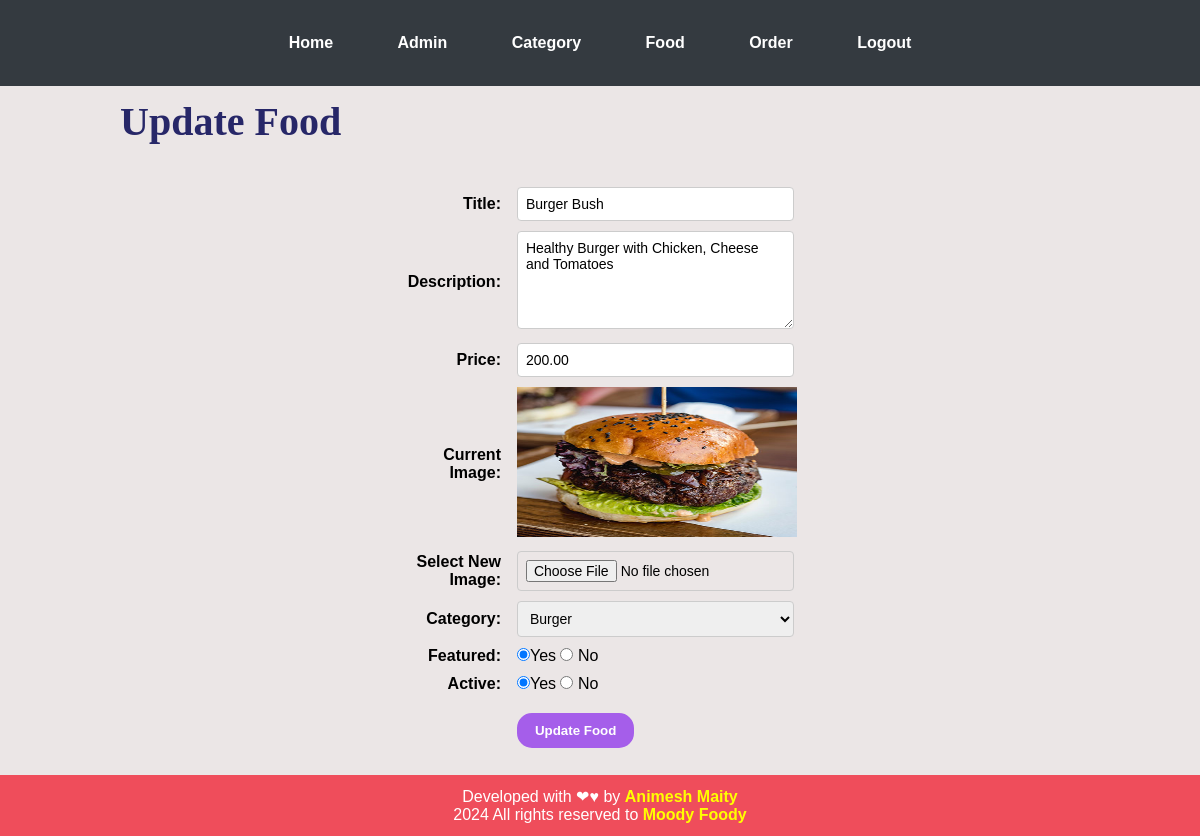
Screenshot of /admin/update-food.php?id=37 (signed in) with the database file from the repository.
### tables this page shows
CREATE TABLE `tbl_food` (
  `id` int UNSIGNED NOT NULL,
  `title` varchar(100) NOT NULL,
  `description` text NOT NULL,
  `price` decimal(10,2) NOT NULL,
  `image_name` varchar(255) NOT NULL,
  `category_id` int UNSIGNED NOT NULL,
  `featured` varchar(10) NOT NULL,
  `active` varchar(10) NOT NULL
);

CREATE TABLE `tbl_category` (
  `id` int UNSIGNED NOT NULL,
  `title` varchar(100) NOT NULL,
  `image_name` varchar(255) NOT NULL,
  `featured` varchar(10) NOT NULL,
  `active` varchar(10) NOT NULL
);

### admin/update-food.php (the view, shortened to what this page needs)
<?php include("partials/menu.php");  ?>
<?php
if (isset($_GET['id'])) {
    $id = $_GET['id'];
    $sql2 = "SELECT * FROM tbl_food WHERE id='$id'";
    $res2 = mysqli_query($conn, $sql2);
    if ($res2) {
        $row2 = mysqli_fetch_assoc($res2);
        $title = $row2['title'];
        $description = $row2['description'];
        $price = $row2['price'];
        $current_image = $row2['image_name'];
        $current_category = $row2['category_id'];
        $featured = $row2['featured'];
        $active = $row2['active'];
    } else {
        header('location:' . SITEURL . 'admin/manage-food.php');
        exit();
    }
} else {
    header('location:' . SITEURL . 'admin/manage-food.php');
    exit();
}
?>
<div class="main-content">
    <div class="wrapper">
        <h1>Update Food</h1>
        <br><br>
        <form action="" method="POST" enctype="multipart/form-data">
            <table class="tbl-30">
                <tr>
                    <td class="label-cell">Title:</td>
                    <td><input type="text" name="title" value="<?php echo $title; ?>" class="input-field"></td>
                </tr>
                <tr>
                    <td class="label-cell">Description: </td>
                    <td>
                        <textarea name="description" cols="37" rows="5" value="Hello" class="input-field"><?php echo $description; ?></textarea>
                    </td>
                </tr>
                <tr>
                    <td class="label-cell">Price:</td>
                    <td>
                        <input type="number" name="price" value="<?php echo $price; ?>" class="input-field">
                    </td>
                </tr>
                <tr>
                    <td class="label-cell">Current Image: </td>
                    <td>
                        <?php
                        if ($current_image == "") {
                            echo "<div class='error'>Image Not Available.</div>";
                        } else {
                        ?>
                            <img src="<?php echo SITEURL; ?>images/food/<?php echo $current_image; ?>" alt="<?php echo $title; ?>" width="280px" height="150px">
                        <?php
                        }
                        ?>
                    </td>
                </tr>
                <tr>
                    <td class="label-cell">Select New Image: </td>
                    <td>
                        <input type="file" name="image" class="input-field">
                    </td>
                </tr>
                <tr>
                    <td class="label-cell">Category:</td>
                    <td>
                        <select name="category" class="input-field">
                            <?php
                            $sql = "SELECT * FROM tbl_category WHERE active='YES'";
                            $res = mysqli_query($conn, $sql);
                            $count = mysqli_num_rows($res);
                            if ($count > 0) {
                                while ($row = mysqli_fetch_assoc($res)) {
                                    $category_title = $row["title"];
                                    $category_id = $row['id'];
                            ?>
                                    <option <?php if ($current_category == $category_id) {
                                                echo 'selected';
                                            } ?> value="<?php echo $category_id; ?>"><?php echo $category_title; ?></option>
                            <?php
                                }
                            } else {
                                echo "<option value='0'>Category Not Available.</option>";
                            }
                            ?>
                    </td>
                </tr>
                <tr>
                    <td class="label-cell">Featured:</td>
                    <td>
                        <input <?php if ($featured == 'Yes') {
                                    echo 'checked';
                                } ?> type="radio" name="featured" value="Yes">Yes
                        <input <?php if ($featured == 'No') {
                                    echo 'checked';
                                } ?> type="radio" name="featured" value="No"> No
                    </td>
                </tr>
                <tr>
                    <td class="label-cell">Active:</td>
                    <td>
                        <input <?php if ($active == 'Yes') {
                                    echo 'checked';
                                } ?> type="radio" name="active" value="Yes">Yes
                        <input <?php if ($active == 'No') {
                                    echo 'checked';
                                } ?> type="radio" name="active" value="No"> No
                    </td>
                </tr>
                <tr>
                    <td colspan="1"><br><br><br></td>
                    <td>
                        <input type="submit" name="submit" value="Update Food" class="btn-secondary">
                    </td>
                </tr>
            </table>
        </form>
    </div>
</div>
<?php include("partials/footer.php"); ?>

### css/admin.css (style rules this page uses)
* { margin: 0; padding: 0; font-family: 'Gill Sans', 'Gill Sans MT', Calibri, 'Trebuchet MS', sans-serif; }
h1 { font-family: cursive; font-size: 40px; color: #272768; }
.wrapper { padding: 1%; width: 80%; margin: 0 auto; }
.tbl-30 { width: 100%; max-width: 400px; margin: 0 auto; }
.label-cell { padding-right: 10px; text-align: right; font-weight: bold; }
.input-field { width: 100%; padding: 8px; border: 1px solid #ccc; border-radius: 4px; box-sizing: border-box; font-size: 14px; }
table tr td { padding: 1%; }
.btn-secondary { background-color: #a55eea; padding: 8px 16px; color: white; font-weight: bold; border: 2px solid #a55eea; border-radius: 15px; transition: background-color 0.4s ease; }
.main-content { background-color: #ebe6e6; padding: 0% 0%; }

### rows the page displays
tbl_food: title "Burger Bush", description "Healthy Burger with Chicken, Cheese and Tomatoes", price "200.00", image_name (picture), category "Burger", featured "☑", active "☑"
